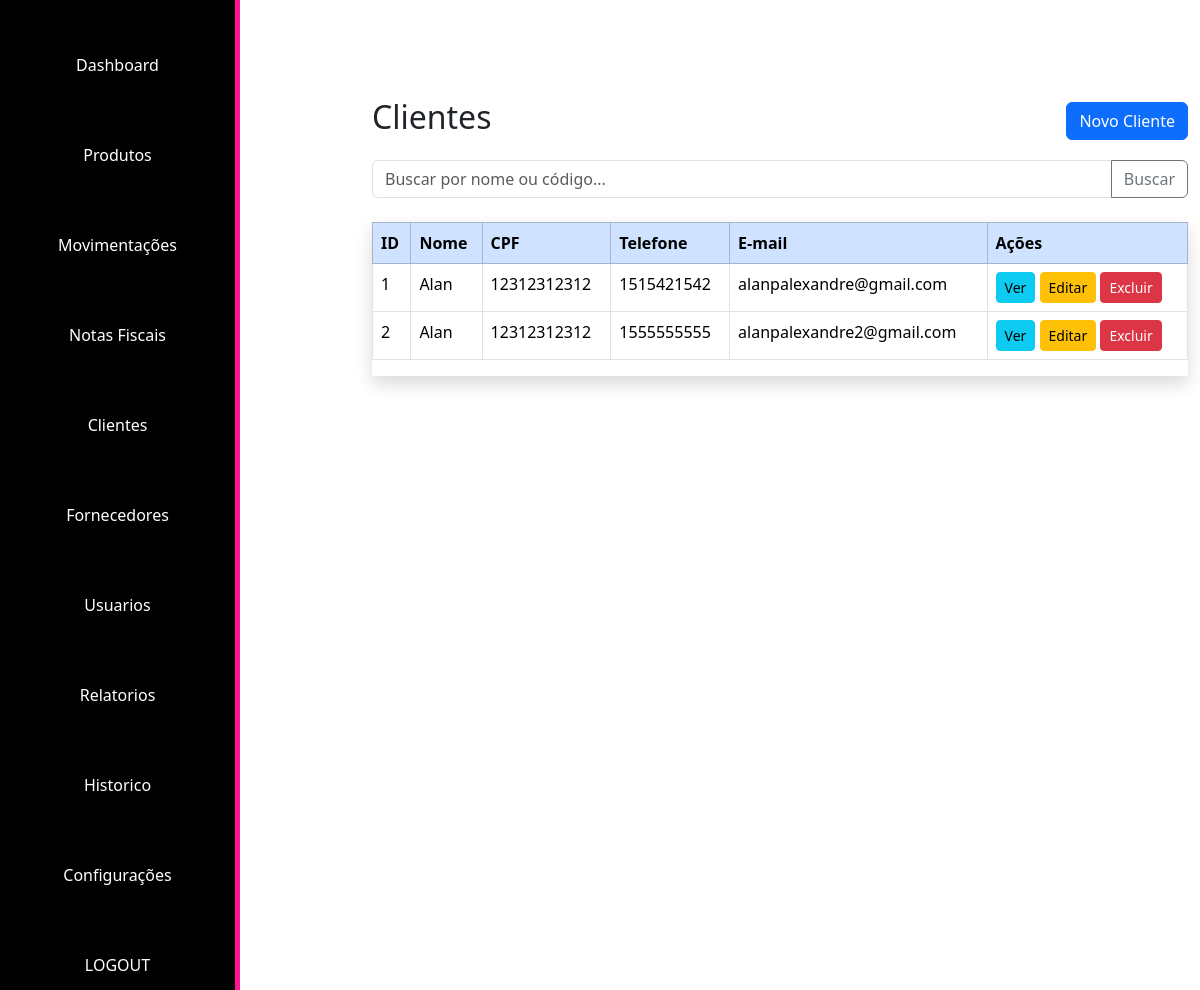
The page /exibicaoCliente/ (signed in) on the database as committed earlier.
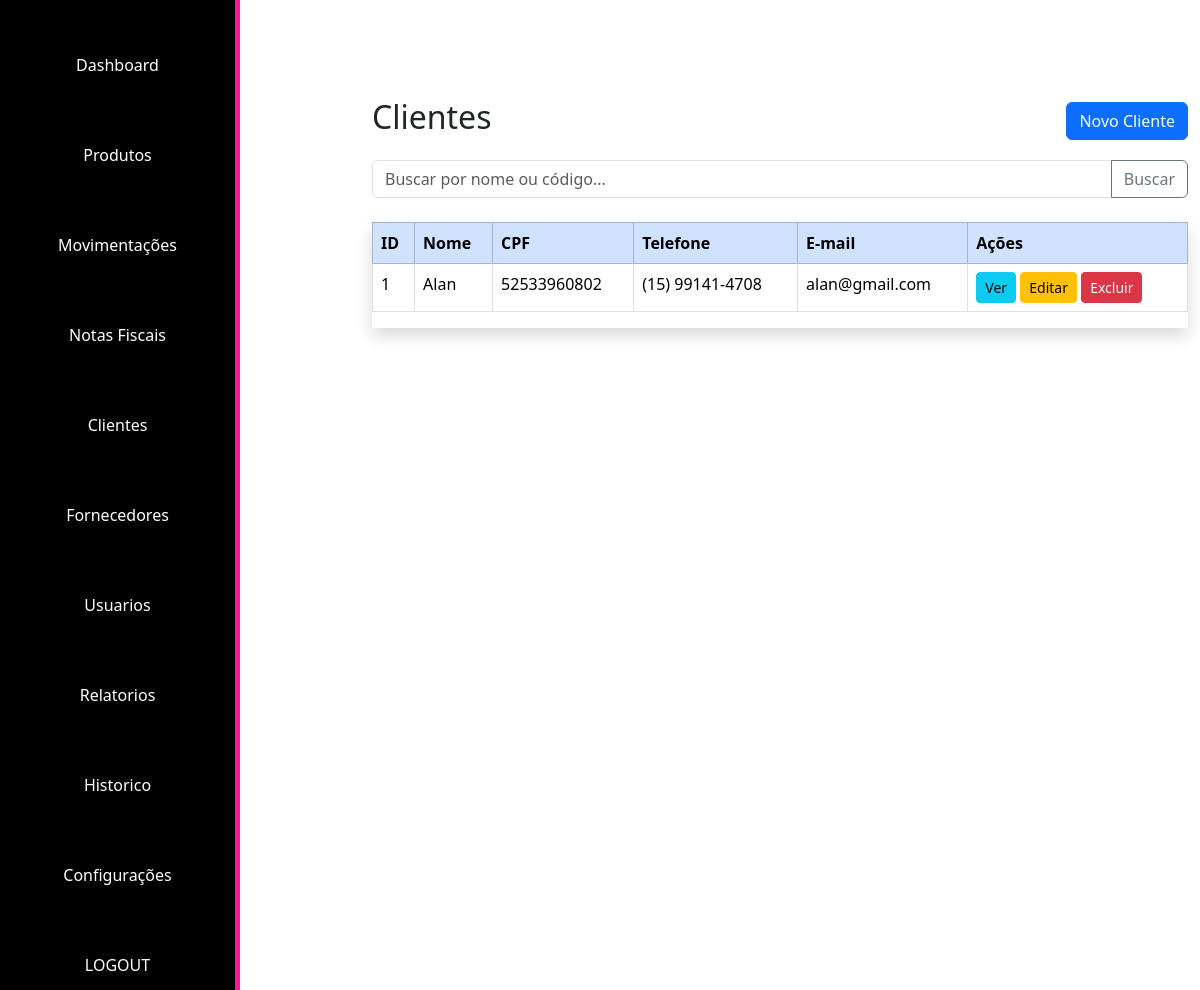
The same page on the database as committed later.
### app_projeto_TCC/models.py (models this page shows, shortened)
class Clientes(models.Model):
    nome = models.CharField(max_length=100)
    cpf = models.CharField(max_length=14, unique=True)
    cnpj = models.CharField(max_length=18, unique=True)
    telefone = models.CharField(max_length=15)
    email = models.EmailField(unique=True)

### app_projeto_TCC/views.py (the view)
# urls.py: path('exibicaoCliente/', views.exibir_clientes_page, name='exibir_clientes_page'),
@login_required(login_url='start_page')
def exibir_clientes_page(request):
    clientes = {
        'clientes': Clientes.objects.all()
    }
    return render(request, 'exibicao/exibirCliente.html', clientes)

### app_projeto_TCC/templates/exibicao/exibirCliente.html (shortened to what this page needs)
{% extends 'admin/Inicio/index.html' %}
  {% block conteudo %}
  <div class="container mt-5">
    <div class="d-flex justify-content-between align-items-center mb-3">
      <h2>Clientes</h2>
      <a href="{% url 'cadastroCliente_page' %}" class="btn btn-primary">Novo Cliente</a>
    </div>
    <form class="input-group mb-4" method="get" action="/clientes">
      <input type="text" class="form-control" name="busca" placeholder="Buscar por nome ou código...">
      <button class="btn btn-outline-secondary" type="submit">Buscar</button>
    </form>
    <div class="table-responsive shadow">
      <table class="table table-hover table-bordered bg-white">
        <thead class="table-primary">
          <tr>
            <th>ID</th>
            <th>Nome</th>
            <th>CPF</th>
            <th>Telefone</th>
            <th>E-mail</th>
            <th>Ações</th>
          </tr>
        </thead>
        <tbody>
          {% for cliente in clientes %}
          <tr>
            <td>{{cliente.id}}</td>
            <td>{{cliente.nome}}</td>
            <td>{{cliente.cpf}}</td>
            <td>{{cliente.telefone}}</td>
            <td>{{cliente.email}}</td>
            <td>
              <a href="/clientes/1" class="btn btn-sm btn-info">Ver</a>
              <a href="/clientes/1/editar" class="btn btn-sm btn-warning">Editar</a>
              <a href="/clientes/1/excluir" class="btn btn-sm btn-danger">Excluir</a>
            </td>
          </tr>
          {% endfor %}
        </tbody>
      </table>
    </div>
  </div>
  {% endblock %}

Rows that differ between the two databases and show on the page:
removed Clientes: id "2", nome "Alan", cpf "12312312312", telefone "1555555555", email "alanpalexandre2@gmail.com"
changed Clientes "Alan": cpf "12312312312" → "52533960802"; telefone "1515421542" → "(15) 99141-4708"; email "alanpalexandre@gmail.com" → "alan@gmail.com"
